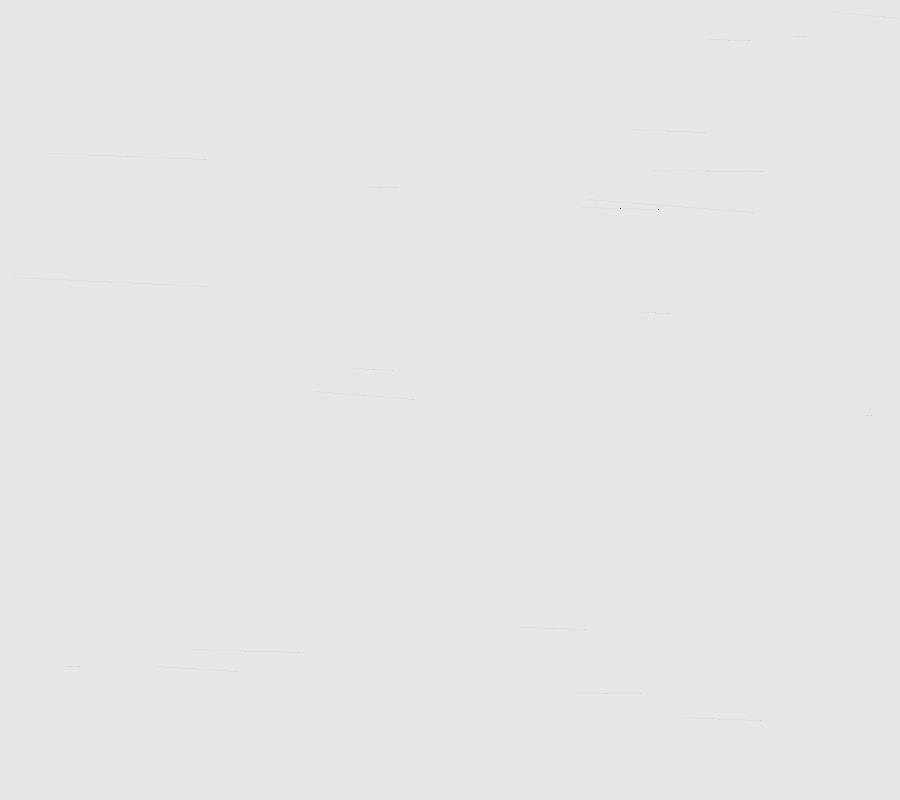
Frame 1 (no input)
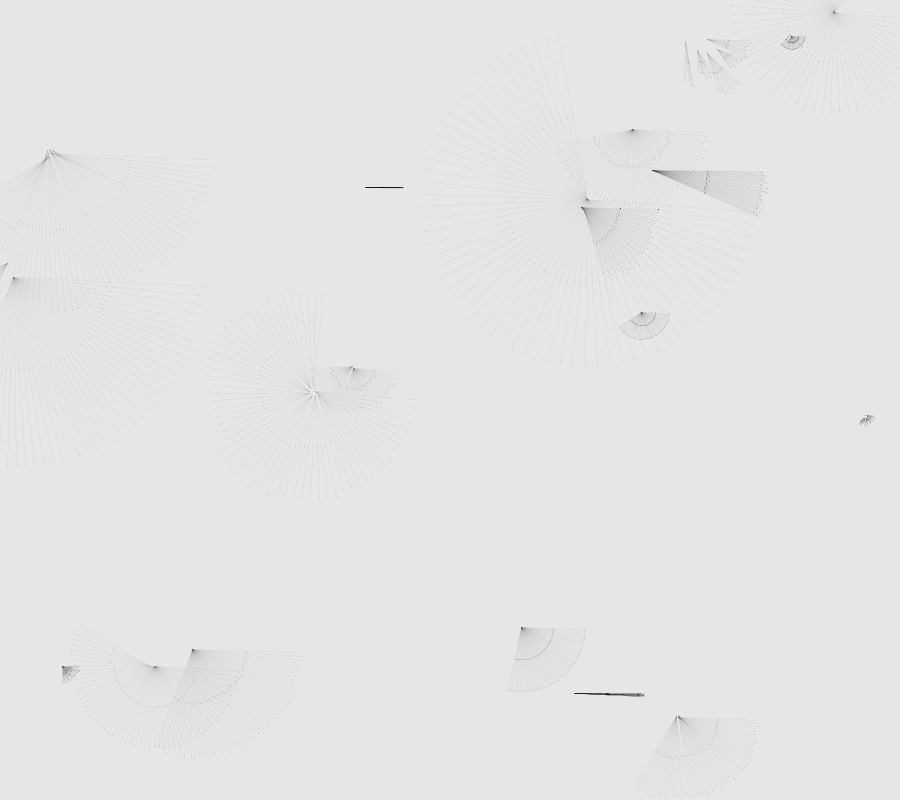
Frame 60 (the mouse pressed at the canvas centre just before this capture)
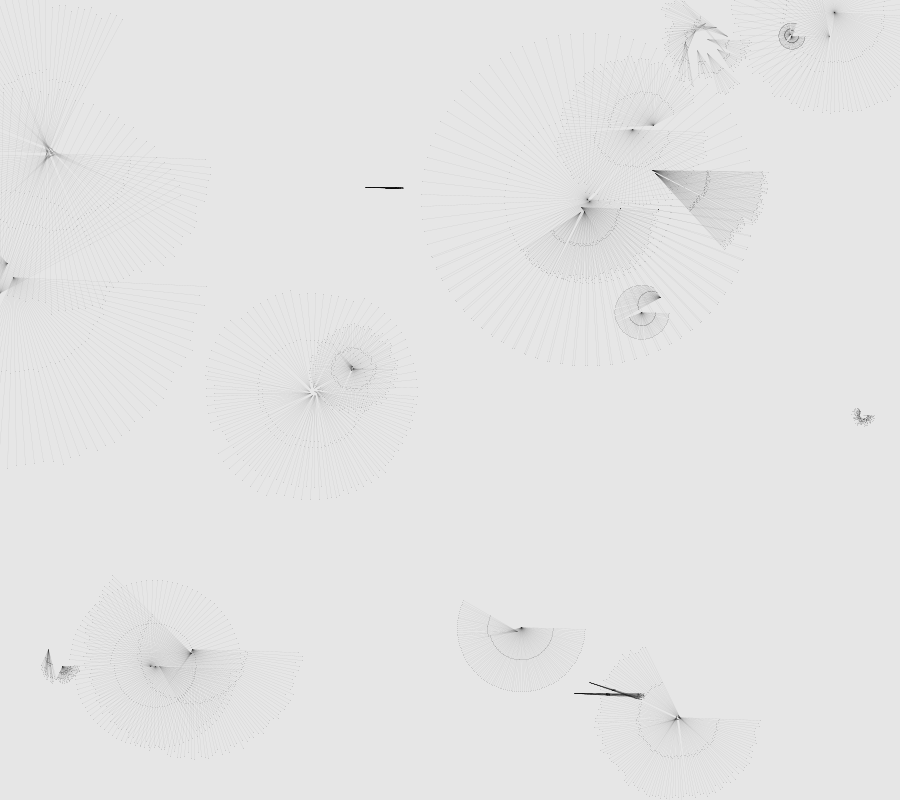
Frame 120 (the mouse held since frame 60 and released just before this capture)

The Processing sketch that drew these frames (run headless with seeded random() and noise(); from frame 60 on, the mouse is pressed at the canvas centre):

// Processing sketch: processing_5538
// ── processing_5538.pde

class stella{

  float ax,ay;
  float kx,ky;
  float px,py;
  float dX,dY;
  float oldX,oldY;
  float posX,posY;
  float ak,valAk;
  float kk;
  float kDentro,kFuori;
  float oldax, olday;
  float oldkx, oldky;
  float a;
  float k;
  float count;
  float multB;
  float multA;
  float col;
  float kMultA;
  float kMultB;
  float A;
  float B;
  float stacco;
  float aDentro;
  float kOscFuori;
  float oscFuori;

  void init(){

    //center small circle
    posX = random (0,width);
    posY = random (0,height);
    ax=posX;
    ay=posY;
    oldax=ax;
    olday=ay;
    //center Bigger circle
    kx=posX;
    ky=posY;
    oldkx=kx;
    oldky=ky; 
    px=kx;
    py=ky;
    multB = 0;
    multA= 0;

  }
  void update(){

    if ( kMultA<0){
      multA= random (10,20);
    }
    if(kOscFuori<0){
      oscFuori= random(-4,4); 
    }
    if (count % stacco == 0){
      px=ax;
      py=ay;
      if ( kMultB<0){
        multB= random (0,20);

      }

    }
    kDentro=A + multA;
    kFuori =B + multB + oscFuori;
    count=frameCount;
    //dentro
    if (aDentro<0){
      a-= ak;

    }
    else{
      a+=ak; 

    }

    ax= (cos(a))*kDentro+posX;
    ay= (sin(a))*kDentro+posY;
    oldax=ax;
    olday=ay;
    //fuori
    k+= ak*kk;
    kx= (cos(k))*kFuori+posX;
    ky= (sin(k))*kFuori+posY;
    oldkx=kx;
    oldky=ky;  
    dX=((px-kx)/2)+kx;
    dY=((py-ky)/2)+ky;
    oldX=dX;
    oldY=dY;
  }

  void render(){

    strokeWeight(1);
    line(dX,dY,oldX,oldY);
    line (oldkx, oldky, kx, ky);
    stroke (0,40);
    smooth();
    strokeWeight(0.2);
    line (kx,ky,px,py);

  }
}

int nStella=20;

void keyPressed() {
  if (key==BACKSPACE){
    for (int i=0; i<nStella;i++){
      s[i].init();
      s[i] = new stella();
    }

    for (int i=0; i<nStella;i++){
      s[i].init();

      valori();
      background(230);

    }
  }
}

stella[]s = new stella[nStella];

void valori (){
  for (int i=0; i<nStella;i++){
    s[i] = new stella();
  }

  for (int i=0; i<nStella;i++){
    s[i].init();

    s[i].kMultA= random(-1,1);

    s[i].kMultB= random(-1,1);

    s[i].A = random(height/400,height/150);
    s[i].B = random(height/200,height/4);

    s[i]. stacco = round (random (2,100));
    s[i].aDentro = random (-1,1);
    s[i].kOscFuori= random (-1,1);
    s[i].valAk= random (-1,1);
    s[i].ak=random(0.001,0.1);

    if(s[i].valAk>0){
      s[i].kk=random(0,1); 
    }

    else{
      s[i].kk=1;
    }
  }
}

void setup(){
  size (900,800);
  background (230);
  valori();
}

void draw(){
  for (int i=0; i<nStella;i++){
    s[i].update();
    s[i].render();
  }
}
